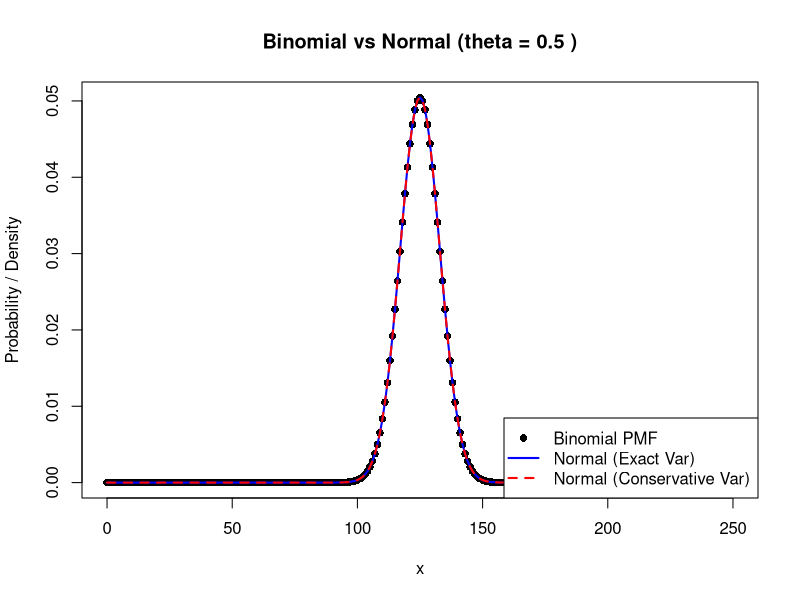
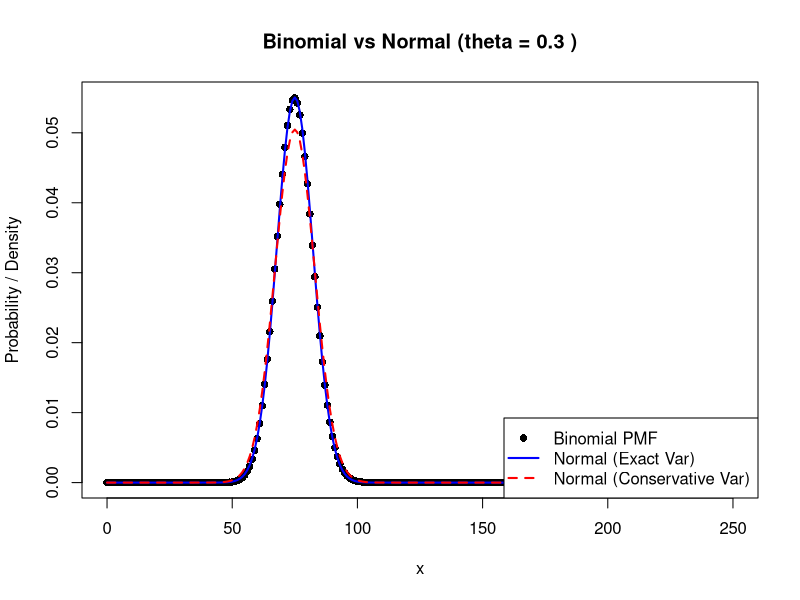
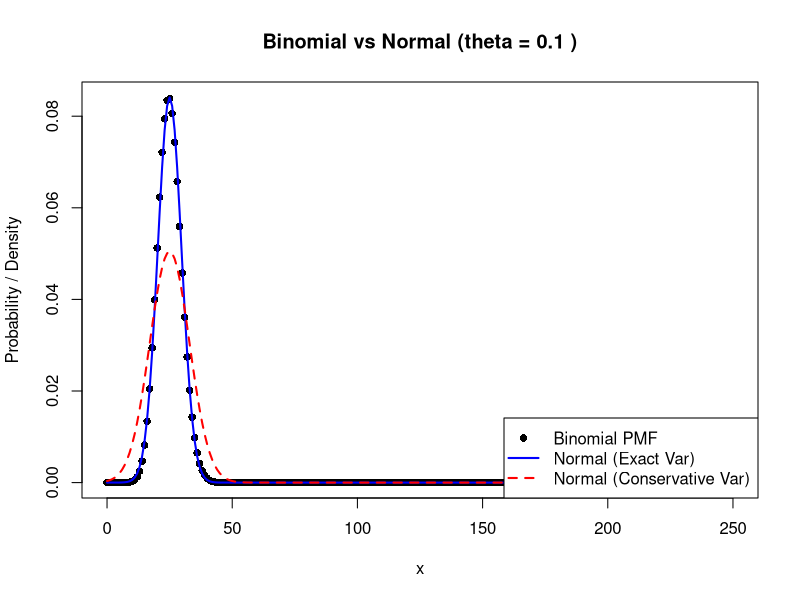

The R source for these figures, in order:
plot_binom_normal_base <- function(theta, n = 250) {
  x_vals <- 0:n
  mean_val <- n * theta
  var_exact <- n * theta * (1 - theta)
  var_conservative <- n * 0.25
  
  binom_pmf <- dbinom(x_vals, size = n, prob = theta)
  normal_exact <- dnorm(x_vals, mean = mean_val, sd = sqrt(var_exact))
  normal_conservative <- dnorm(x_vals, mean = mean_val, sd = sqrt(var_conservative))
  
  
  plot(x_vals, binom_pmf, type = "p", pch = 16, col = "black",
       main = paste("Binomial vs Normal (theta =", theta, ")"),
       xlab = "x", ylab = "Probability / Density", ylim = c(0, max(binom_pmf, normal_exact, normal_conservative)))
  
  
  lines(x_vals, normal_exact, col = "blue", lwd = 2)
  lines(x_vals, normal_conservative, col = "red", lwd = 2, lty = 2)
  
  legend("bottomright", legend = c("Binomial PMF", "Normal (Exact Var)", "Normal (Conservative Var)"),
         col = c("black", "blue", "red"), lty = c(NA, 1, 2), pch = c(16, NA, NA), lwd = c(NA, 2, 2))
}

# Plot for each value of theta
plot_binom_normal_base(0.5)
plot_binom_normal_base(0.3)
plot_binom_normal_base(0.1)
